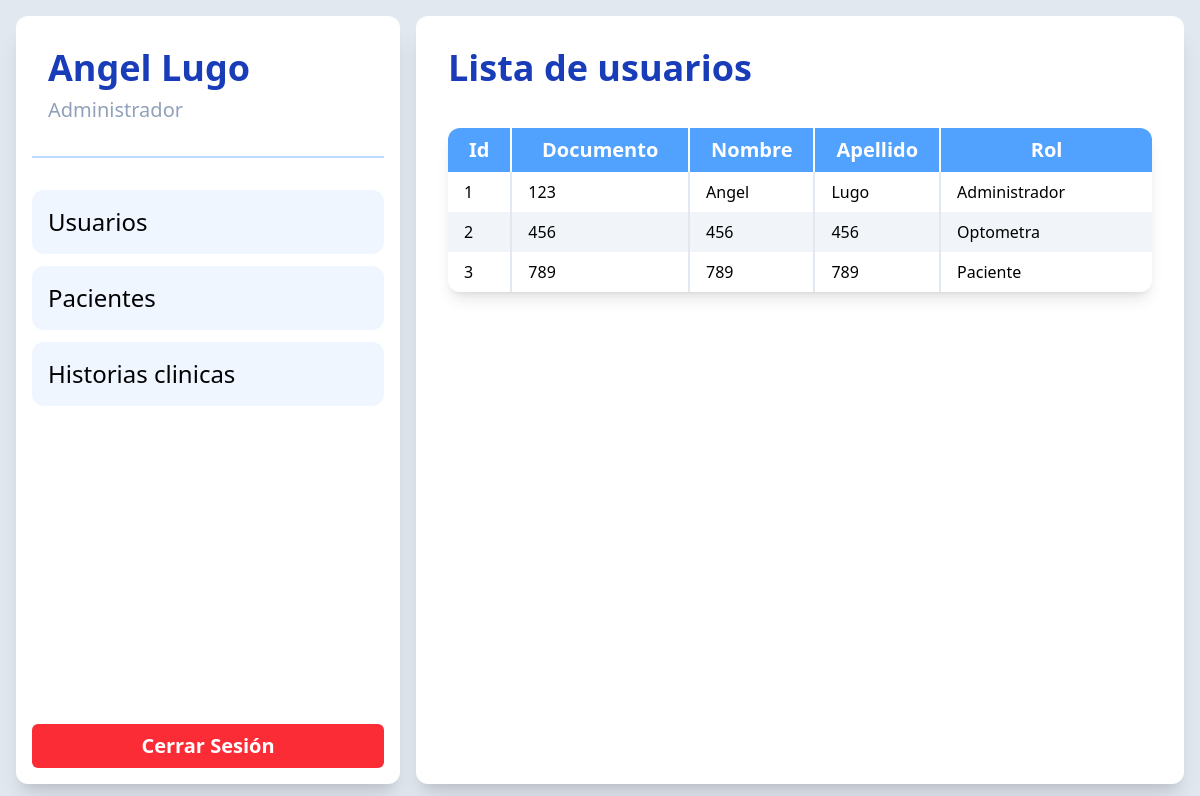
The page /pages/mainPage.php?page=listUsers (signed in) on the database as committed earlier.
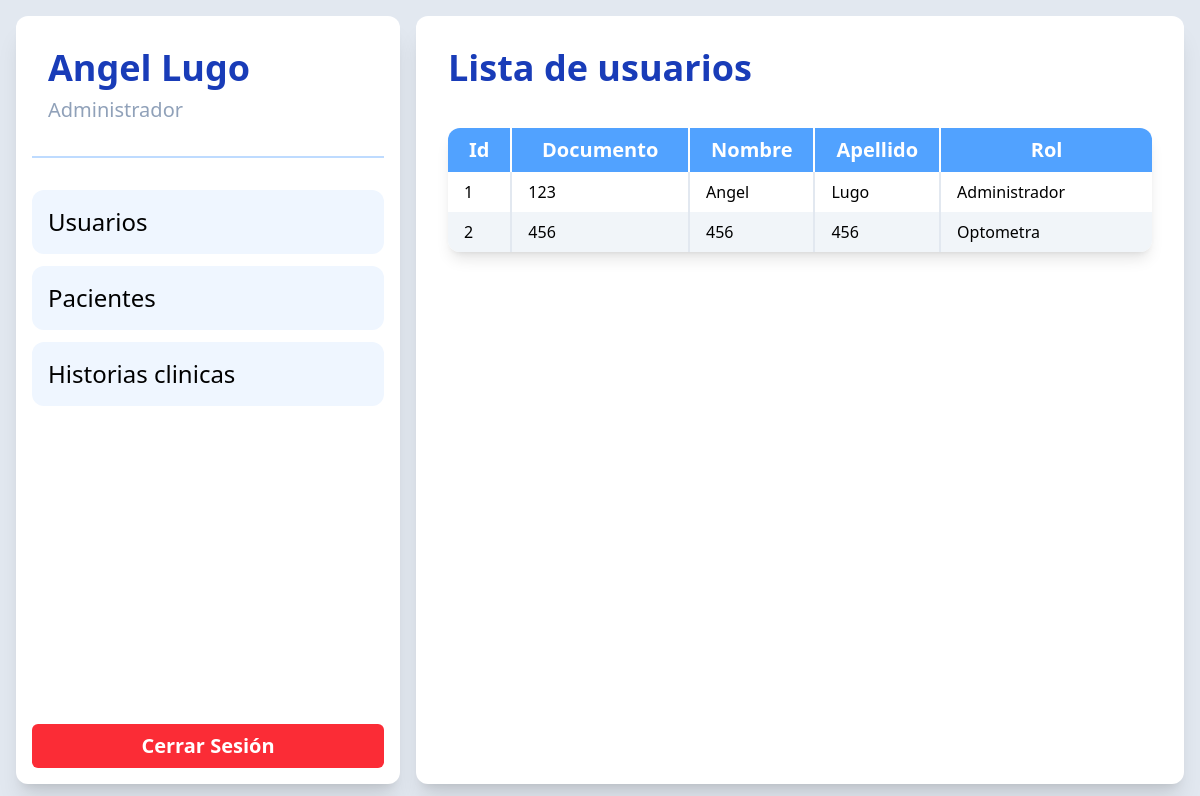
The same page on the database as committed later.
### tables this page shows
CREATE TABLE `usuarios` (
  `usu_id` int(11) NOT NULL,
  `usu_docum` int(11) NOT NULL,
  `usu_nombre` varchar(50) NOT NULL,
  `usu_apellido` varchar(50) NOT NULL,
  `usu_clave` varchar(20) NOT NULL,
  `rol_id` int(11) NOT NULL
);

CREATE TABLE `roles` (
  `rol_id` int(11) NOT NULL,
  `rol_nombre` varchar(30) NOT NULL
);

### logic/php/functions.php (called while the page is built, shortened)
<?php
function getAllUsers($conn)
{
  $get_users = $conn->prepare("SELECT * FROM usuarios INNER JOIN roles ON usuarios.rol_id = roles.rol_id");
  if ($get_users->execute()) {
    return $get_users->fetchAll(PDO::FETCH_ASSOC);
  }
  return null;
}

### pages/listUsers.php (the view)
<?php
$users = getAllUsers($conn);
$userNumber = 1;
?>
<section class="h-full flex-grow p-8 bg-white rounded-xl flex flex-col gap-10 shadow-xl z-10">
  <h1 class="text-4xl font-bold text-blue-800">Lista de usuarios</h1>
  <table class="rounded-xl overflow-hidden shadow-lg">
    <thead class="bg-blue-400 text-white text-xl font-bold">
      <tr class="divide-x-2">
        <th class="py-2">Id</th>
        <th class="py-2">Documento</th>
        <th class="py-2">Nombre</th>
        <th class="py-2">Apellido</th>
        <th class="py-2">Rol</th>
      </tr>
    </thead>
    <tbody>
      <?php foreach ($users as $user) {
        $even_row = ($userNumber % 2 == 0) ? 'bg-slate-100' : '';
      ?>
        <tr class="divide-x-2 divide-slate-200 <?= $even_row ?>">
          <td class="px-4 py-2"><?= htmlspecialchars($user['usu_id']) ?></td>
          <td class="px-4 py-2"><?= htmlspecialchars($user['usu_docum']) ?></td>
          <td class="px-4 py-2"><?= htmlspecialchars($user['usu_nombre']) ?></td>
          <td class="px-4 py-2"><?= htmlspecialchars($user['usu_apellido']) ?></td>
          <td class="px-4 py-2"><?= htmlspecialchars($user['rol_nombre']) ?></td>
        </tr>
      <?php
        $userNumber++;
      } ?>
    </tbody>
  </table>
</section>

Rows that differ between the two databases and show on the page:
removed usuarios: usu_id "3", usu_docum "789", usu_nombre "789", usu_apellido "789", rol.rol_nombre "Paciente"
